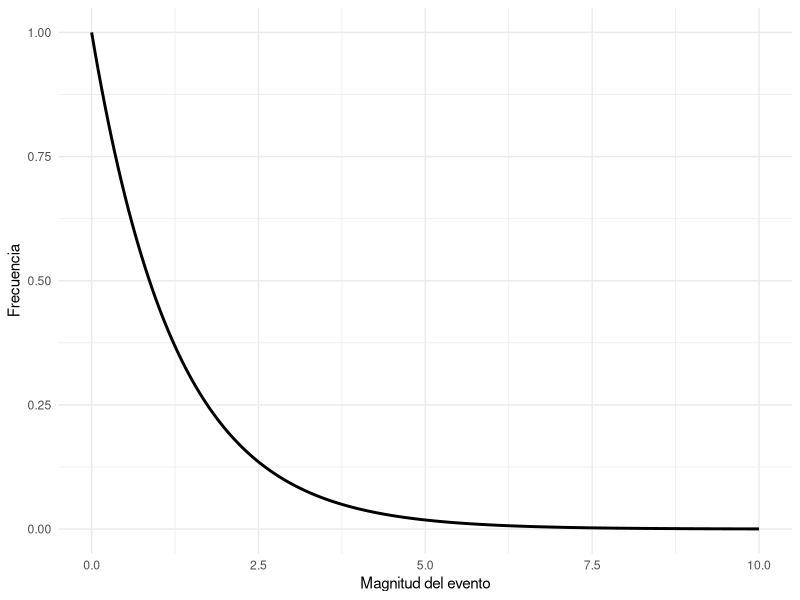
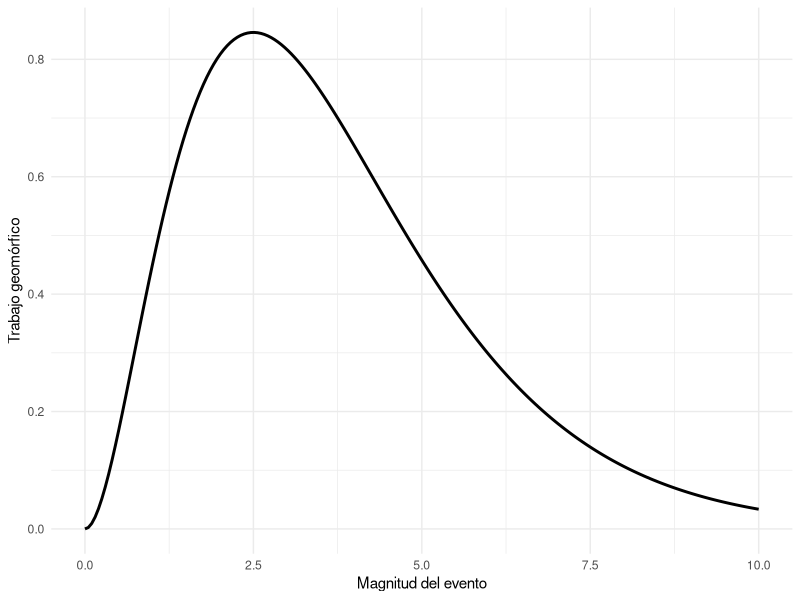

Generate these figures, in order, with R:
## ---- chunk 1
options(htmltools.dir.version = FALSE)
knitr::opts_chunk$set(
  fig.width = 12, 
  fig.height = 8, 
  fig.retina = 3,
  out.width = "100%",
  cache = FALSE,
  echo = FALSE,
  message = FALSE, 
  warning = FALSE,
  hiline = TRUE
)
library(ggplot2)
library(dplyr)
library(knitr)
library(ggrepel)
## ---- chunk 2
library(ggplot2)
set.seed(1)
M <- seq(0,10,length=200)
freq <- exp(-0.8*M)     # distribución de frecuencias (esquemática)
work <- (M^2) * freq    # trabajo geomórfico (esquemático)
DF <- data.frame(M, freq, work)

p1 <- ggplot(DF, aes(M, freq)) + geom_line(size=1) + labs(x='Magnitud del evento', y='Frecuencia') + theme_minimal()
p2 <- ggplot(DF, aes(M, work)) + geom_line(size=1) + labs(x='Magnitud del evento', y='Trabajo geomórfico') + theme_minimal()

print(p1)
## ---- chunk 3
print(p2)
